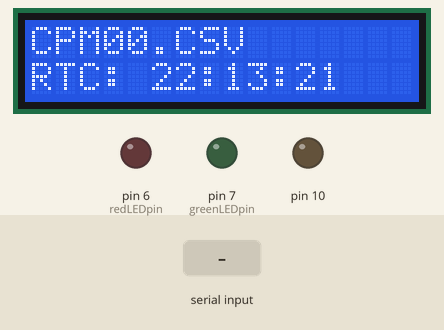
Simulated run of this sketch. Board: Arduino Uno, built with avr-gcc and run on an emulated ATmega328P. On the bench: 16×2 character LCD, output pins drawn as LEDs (lit = HIGH). The test bench sets the inputs (shaded band). The local clock reads 2024-03-15 10:24:30 at power-on unless the sketch sets it; storage starts empty; what the sketch prints to the serial monitor is not drawn.

Above: at 1.2 s.
At 3.3 s:
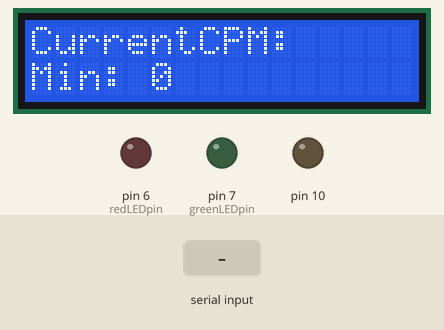
3.4 s: "1" received over Serial
At 4.2 s:
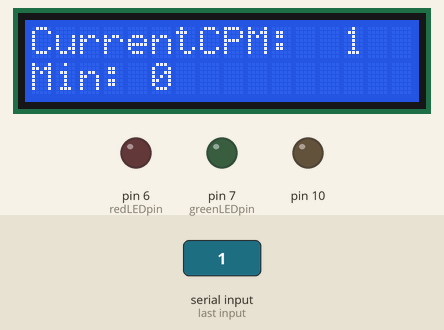
4.9 s: "0" received over Serial
At 5.3 s:
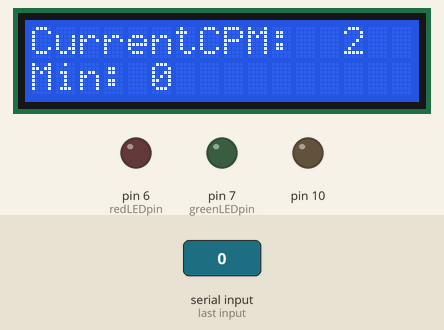
6.4 s: "2" received over Serial
At 41.2 s:
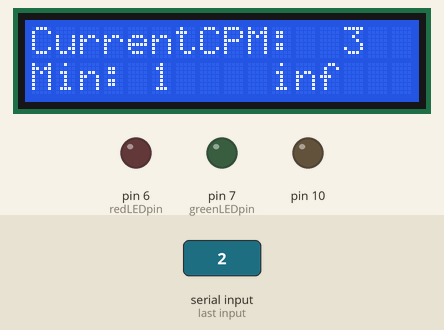
Timing chart, 0 to 41.5 s (numbered marks = the images above; inputs shaded):
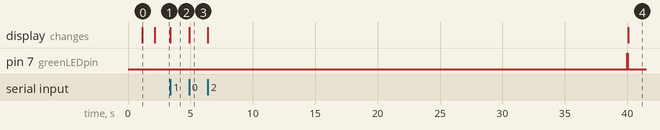

Measured:
- after the input at 3.4 s, the display: changes at once (image 2)
- after the input at 4.9 s, the display: changes at once (image 3)
- after the input at 6.4 s, the display: first changes at once (image 4 shows a later state)
- what the display in image 0 shows lasts 1.1 s, from 1.1 s to 2.2 s

The sketch:

Geiger_Counter_Logger_Display.ino
```cpp
// The most up to date version of my Geiger Counter software, this has support for the Geiger Counter (of course),
// data logger shield with the RTC and a LCD display.

#include <SPI.h>

#include <SD.h>
#include <Wire.h>
#include "RTClib.h"

#include <Adafruit_MCP23017.h>
#include <Adafruit_RGBLCDShield.h>
Adafruit_RGBLCDShield lcd = Adafruit_RGBLCDShield();

#define ECHO_TO_SERIAL 1 // echo data to serial port

RTC_DS1307 RTC; // define the Real Time Clock object

// for the data logging shield, we use digital pin 10 for the SD cs line
const int chipSelect = 10;

//Defining the two LEDs onboard the shield, I've soldered green to D7 and red to D6
#define redLEDpin 6
#define greenLEDpin 7

// the logging file
File logfile;

// Variables for calculating CPM and total CPM
int check;
int TOTAL_COUNT;
int SECOND_CLOCK;
int MINUTE_COUNTER=0;
int CPM = 0;
float CURRENT_AVE;
boolean x = true;
boolean FIRST_RUN = true;

void error(char *str)
{
  Serial.print("error: ");
  Serial.println(str);
  digitalWrite(redLEDpin, HIGH);
  while(1);
}

void setup(void) {

  // the debugging LEDs
  pinMode(redLEDpin, OUTPUT);
  pinMode(greenLEDpin, OUTPUT);

  Wire.begin();
  RTC.begin();
  if (! RTC.isrunning()) {
    Serial.println("RTC is NOT running...");
    // following line sets the RTC to the date & time this sketch was compiled
    RTC.adjust(DateTime(__DATE__, __TIME__));
    Serial.println("...RTC should now be set and running.");
  }
  else {
    Serial.println("Setting RTC....");
    RTC.adjust(DateTime(__DATE__, __TIME__));
    rtc_serial();
    Serial.println("...RTC should now be set and running.");
  }

  Serial.begin(9600);
  Serial.println();

  //This is for the LCD display
  lcd.begin(16,2);
  lcd.print("SYSTEM ONLINE");
  delay(1000);
  lcd.clear();


  // initialize the SD card
  Serial.print("Initializing SD card...");
  // make sure that the default chip select pin is set to
  // output, even if you don't use it:
  pinMode(10, OUTPUT);

  // see if the card is present and can be initialized:
  if (!SD.begin(chipSelect)) {
    error("Card failed, or not present");
  }
  Serial.println("card initialized.");

  // create a new file
  char filename[] = "CPM00.CSV";
  for (uint8_t i = 0; i < 100; i++) {
    filename[3] = i/10 + '0';
    filename[4] = i%10 + '0';
    if (! SD.exists(filename)) {
      // only open a new file if it doesn't exist
      logfile = SD.open(filename, FILE_WRITE);
      break; // leave the loop!
    }
  }

  if (! logfile) {
    error("couldnt create file");
  }

  Serial.print("Logging to: ");
  Serial.println(filename);
  lcd.setCursor(0,0);
  lcd.print(filename);

  // connect to RTC
  Wire.begin();
  if (!RTC.begin()) {
    logfile.println("RTC failed");
    lcd.clear();
    lcd.setCursor(0,0);
    lcd.print("RTC Failed");
#if ECHO_TO_SERIAL
    Serial.println("RTC failed");
#endif //ECHO_TO_SERIAL
  }

  Serial.println("RTC Says:");
  rtc_serial();
  lcd.setCursor(0,1);
  rtc_LCD();

  delay(1000);

  logfile.println("millis,TIME,CPM,TOTAL_COUNT,CURRENT_AVE,FIRST_RUN");
#if ECHO_TO_SERIAL
  Serial.println("millis,TIME,CPM,TOTAL_COUNT,CURRENT_AVE,FIRST_RUN");
#endif //ECHO_TO_SERIAL

  //This sets up the display, the different counters are each updated individually from this point on.
  lcd.clear();
  lcd.setCursor(0,0);
  lcd.print("CurrentCPM:");
  lcd.setCursor(0,1);
  lcd.print("Min:");
  lcd.setCursor(5,1);
  lcd.print("0");
}

void loop(void)
{
  DateTime now = RTC.now();
  // SENSOR READINGS GO HERE //
  if (Serial.available() > 0) {  // If information available
    check = Serial.read();       // Read serial input
    if (check > 0){
      CPM = CPM + 1;                    // If it is a hit, increment counter
      TOTAL_COUNT++;            // The total counter
      Serial.print("CPM as of now: ");
      Serial.println(CPM);
      lcd.setCursor(13,0);
      lcd.print(CPM);


    }
  }

  SECOND_CLOCK = now.second(), DEC;

  if (SECOND_CLOCK == 0) {
    if (x == true) {
      digitalWrite(greenLEDpin, HIGH);
      once_a_minute();
      digitalWrite(greenLEDpin, LOW);
      MINUTE_COUNTER++;
      lcd.setCursor(14,0);      //This part clears the second digit of the CurrentCPM LCD counter with a space
      lcd.print(" ");
      lcd.setCursor(5,1);
      lcd.print(MINUTE_COUNTER);
      lcd.setCursor(10,1);
      lcd.print(CURRENT_AVE);


    }
    if (FIRST_RUN == true){
      Serial.println("FIRST RUN DOESN'T COUNT");
      CURRENT_AVE = 0.00;
      FIRST_RUN = false;
      TOTAL_COUNT = 0;
    }
  }

  if (SECOND_CLOCK == 5) {
    x = true;
  }

  logfile.flush();
}
```

once_a_minute.ino
```cpp
void once_a_minute() {
  // fetch the time
  DateTime now = RTC.now();
  // log time
  // log milliseconds since starting
  uint32_t m = millis();
  logfile.print(m); // milliseconds since start
  logfile.print(", ");
#if ECHO_TO_SERIAL
  Serial.print("Millis: ");
  Serial.print(m); // milliseconds since start
  Serial.print(" ");
#endif
  logfile.print('"');
  logfile.print(now.year(), DEC);
  logfile.print("/");
  logfile.print(now.month(), DEC);
  logfile.print("/");
  logfile.print(now.day(), DEC);
  logfile.print(" ");
  logfile.print(now.hour(), DEC);
  logfile.print(":");
  logfile.print(now.minute(), DEC);
  logfile.print(":");
  logfile.print(now.second(), DEC);
  logfile.print('"');
  logfile.print(", ");
#if ECHO_TO_SERIAL
  Serial.print("Time: ");
  Serial.print('"');
  Serial.print(now.year(), DEC);
  Serial.print("/");
  Serial.print(now.month(), DEC);
  Serial.print("/");
  Serial.print(now.day(), DEC);
  Serial.print(" ");
  Serial.print(now.hour(), DEC);
  Serial.print(":");
  Serial.print(now.minute(), DEC);
  Serial.print(":");
  Serial.print(now.second(), DEC);
  Serial.print('"');
  Serial.print(" ");
#endif //ECHO_TO_SERIAL
  logfile.print(CPM);
  logfile.print(", ");
  logfile.print(TOTAL_COUNT);
  logfile.print(", ");
#if ECHO_TO_SERIAL
  Serial.print("CPM: ");
  Serial.print(CPM);
  Serial.print(" ");
  Serial.print(" TOTAL_COUNT: ");
  Serial.print(TOTAL_COUNT);
  Serial.print(" ");
#endif //ECHO_TO_SERIAL
  CURRENT_AVE = (float)TOTAL_COUNT / (float)MINUTE_COUNTER;
  logfile.print(CURRENT_AVE);
  logfile.print(",");
#if ECHO_TO_SERIAL
  Serial.print(" CURRENT_AVE: ");
  Serial.print(CURRENT_AVE);
  Serial.print(" ");
#endif
  if(FIRST_RUN == true){
    logfile.print("YES");
    logfile.print(",");
  }
  if(FIRST_RUN == false){
    logfile.print("NO");
    logfile.print(",");
  }
#if ECHO_TO_SERIAL
  if(FIRST_RUN == true){
    Serial.print(" First Run: ");
    Serial.print("YES");
    Serial.print(" ");
  }
  if(FIRST_RUN == false){
    Serial.print(" First Run: ");
    Serial.print("NO");
    Serial.print(" ");
    Serial.println(" ");
  }
#endif
  Serial.println(" ");
  logfile.println("");
  x = false;
  CPM = 0;
}
```

rtc_serial.ino
```cpp
void rtc_serial() {
  DateTime now = RTC.now();
  Serial.print("RTC Says: ");
  Serial.print(now.hour(), DEC);
  Serial.print(':');
  Serial.print(now.minute(), DEC);
  Serial.print(':');
  Serial.print(now.second(), DEC);
  Serial.println();
}

void rtc_LCD() {
  DateTime now = RTC.now();
  lcd.print("RTC: ");
  lcd.print(now.hour(), DEC);
  lcd.print(':');
  lcd.print(now.minute(), DEC);
  lcd.print(':');
  lcd.print(now.second(), DEC);
  lcd.println();
}
```
